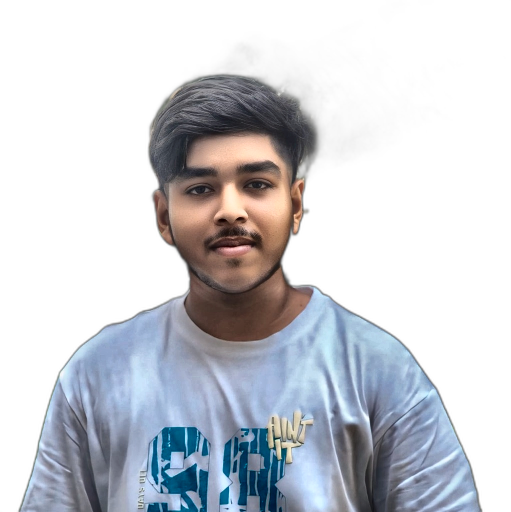
#> input picture assets/photo-ready.png, 1021 x 1024 px, found by its file name (shown at 1/2 size)
$ python render_portrait.py
#> lines starting #> are read from the running program, lines starting #| are printed output that depends on the picture
import os
import sys
from PIL import Image
import numpy as np

GLYPHS = " '.,:;~+*xXO#"

def render_portrait(input_path="assets/photo-ready.png", output_path="portrait.svg", cols=64):
#> called with input_path = 'assets/photo-ready.png', output_path = 'portrait.svg', cols = 64
    if not os.path.exists(input_path):
        print(f"Error: {input_path} does not exist. Run clean_photo.py first.")
        sys.exit(1)

    img = Image.open(input_path).convert("L")
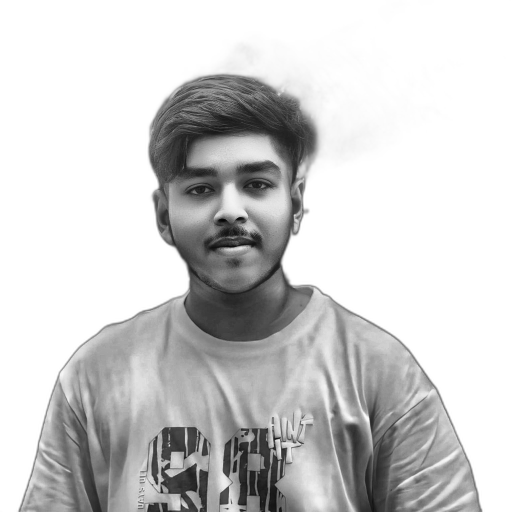
#> img: PIL image 1021x1024 L (shown at 1/2 size); min 5, max 255, mean 206.2
    w, h = img.size
#> w = 1021; h = 1024

    # Character aspect ratio roughly 0.5 (width / height)
    aspect_ratio = h / w
#> aspect_ratio = 1
    rows = int(cols * aspect_ratio * 0.52)
#> rows = 33

    img_resized = img.resize((cols, rows), Image.Resampling.LANCZOS)
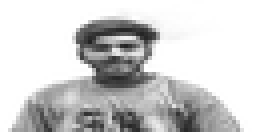
#> img_resized: PIL image 64x33 L (shown 4 times larger); min 34, max 255, mean 206
    img_np = np.array(img_resized)

    # Map pixel brightness (0-255) to GLYPHS index
    # Note: 255 is white (light/empty), 0 is black (dense/dark)
    num_glyphs = len(GLYPHS)

    lines = []
    for r in range(rows):
        line_chars = []
        for c in range(cols):
            val = img_np[r, c]
            # 255 -> index 0 (lightest/space), 0 -> index num_glyphs-1 (darkest)
            idx = int((255 - val) / 255.0 * (num_glyphs - 1))
            idx = max(0, min(num_glyphs - 1, idx))
            char = GLYPHS[idx]
            # Escape XML special chars
            if char == "&": char = "&amp;"
            elif char == "<": char = "&lt;"
            elif char == ">": char = "&gt;"
            elif char == '"': char = "&quot;"
            elif char == "'": char = "&apos;"
            line_chars.append(char)
        lines.append("".join(line_chars))
#> after the loop, lines = 33 items

    # Build SVG
    font_size = 9.5
    line_height = 11.5
    pad_x = 18
    pad_top = 45
    pad_bottom = 20

    svg_width = int(cols * (font_size * 0.58) + pad_x * 2)
    svg_height = int(rows * line_height + pad_top + pad_bottom)
#> svg_height = 444

    svg_parts = []
    svg_parts.append(f'<svg xmlns="http://www.w3.org/2000/svg" viewBox="0 0 {svg_width} {svg_height}" width="{svg_width}" height="{svg_height}">')
    svg_parts.append('<defs>')

    # Define clip paths per row with staggered SMIL animation
    for i in range(rows):
        begin_delay = round(i * 0.04, 2)
        y_pos = pad_top + i * line_height - font_size + 2
        clip_def = (
            f'  <clipPath id="clip-row-{i}">\n'
            f'    <rect x="{pad_x}" y="{y_pos}" width="0" height="{line_height + 4}">\n'
            f'      <animate attributeName="width" from="0" to="{svg_width - pad_x*2}" dur="0.35s" begin="{begin_delay}s" fill="freeze" />\n'
            f'    </rect>\n'
            f'  </clipPath>'
        )
        svg_parts.append(clip_def)

    svg_parts.append('</defs>')

    # Styles
    svg_parts.append('''<style>
      .bg { fill: #0d1117; rx: 10px; }
      .header-bar { fill: #161b22; }
      .btn-red { fill: #ff5f56; }
      .btn-yellow { fill: #ffbd2e; }
      .btn-green { fill: #27c93f; }
      .title { fill: #8b949e; font-family: ui-monospace, SFMono-Regular, "SF Mono", Menlo, Consolas, monospace; font-size: 11px; font-weight: 600; }
      .ascii-text { font-family: ui-monospace, SFMono-Regular, "SF Mono", Menlo, Consolas, monospace; font-size: 9.5px; fill: #38bdf8; xml:space: preserve; white-space: pre; }
    </style>''')

    # Window container
    svg_parts.append(f'<rect width="{svg_width}" height="{svg_height}" class="bg" stroke="#30363d" stroke-width="1"/>')
    # Header bar
    svg_parts.append(f'<path d="M 0 10 Q 0 0 10 0 L {svg_width-10} 0 Q {svg_width} 0 {svg_width} 10 L {svg_width} 32 L 0 32 Z" class="header-bar"/>')
    svg_parts.append('<circle cx="16" cy="16" r="5" class="btn-red"/>')
    svg_parts.append('<circle cx="32" cy="16" r="5" class="btn-yellow"/>')
    svg_parts.append('<circle cx="48" cy="16" r="5" class="btn-green"/>')
    svg_parts.append(f'<text x="{svg_width//2}" y="20" text-anchor="middle" class="title">portrait.asc — 80×{rows}</text>')

    # Render ASCII text rows
    for i, line in enumerate(lines):
        y_pos = pad_top + i * line_height
        svg_parts.append(
            f'<text x="{pad_x}" y="{y_pos}" class="ascii-text" clip-path="url(#clip-row-{i})">{line}</text>'
        )
#> this loop made 33 passes
#> y_pos on passes 1 to 12: 45, 56.5, 68, 79.5, 91, 102.5, 114, 125.5, 137, 148.5, 160, 171.5
#> after the loop, svg_parts = 76 items

    svg_parts.append('</svg>')

    with open(output_path, "w", encoding="utf-8") as f:
        f.write("\n".join(svg_parts))

    print(f"Rendered ASCII portrait SVG to {output_path} ({svg_width}x{svg_height})")
#| Rendered ASCII portrait SVG to portrait.svg (388x444)

if __name__ == "__main__":
    render_portrait()
